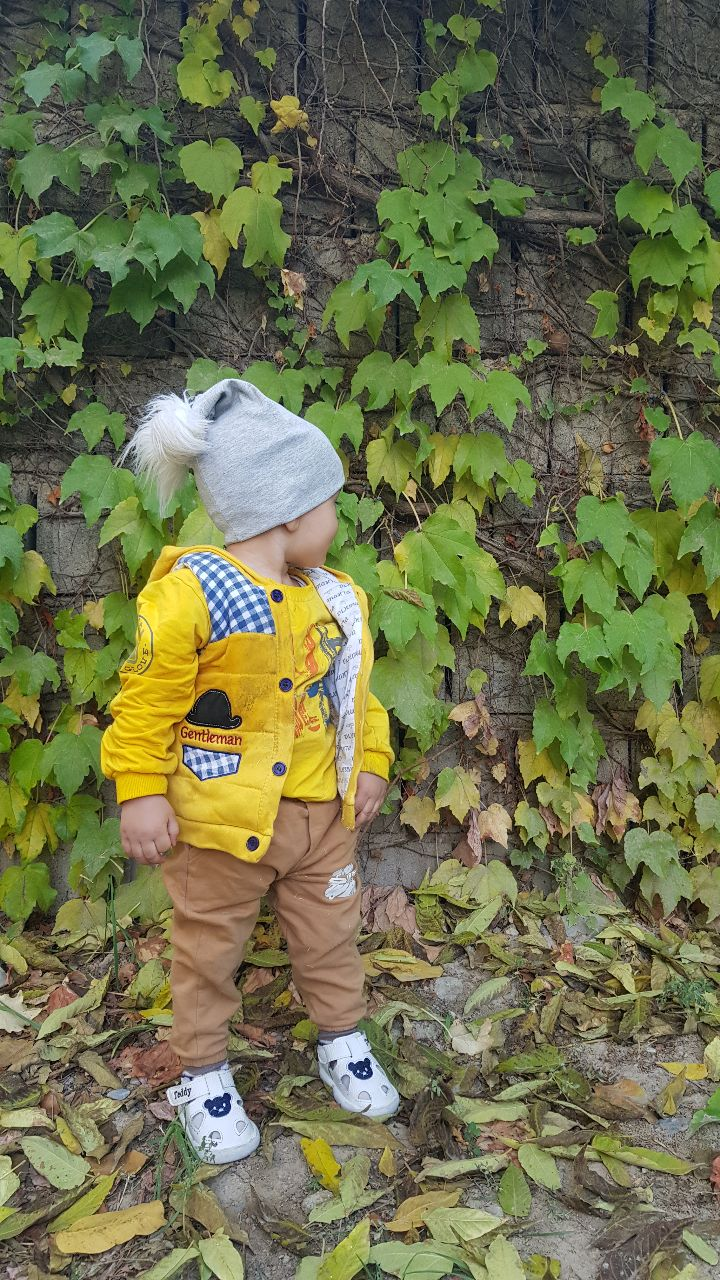
#> input picture datasets/raw/archive/hashtags/C-fZ60yCt_F.jpg, 720 x 1280 px
$ python -i face_filter.py   (imports and definitions only)
#> lines starting #> are read from the running program, lines starting #| are printed output that depends on the picture
"""Lightweight face-presence check for scraped Instagram images."""

from __future__ import annotations

from functools import lru_cache
from pathlib import Path

import numpy as np
from PIL import Image

_CASCADE_FILES = (
    "haarcascade_frontalface_default.xml",
    "haarcascade_frontalface_alt2.xml",
    "haarcascade_profileface.xml",
)


@lru_cache(maxsize=1)
def _face_cascades():
    import cv2

    loaded = []
    for name in _CASCADE_FILES:
        path = cv2.data.haarcascades + name
        cascade = cv2.CascadeClassifier(path)
        if cascade.empty():
            raise RuntimeError(f"failed to load OpenCV face cascade from {path}")
        loaded.append(cascade)
    return tuple(loaded)


def has_face(
    image_path: Path,
    *,
    min_size: int = 40,
    min_rel_area: float = 0.012,
) -> bool:
    """Return True if a face covers enough of the frame.

    Uses frontal and profile Haar cascades. ``min_rel_area`` still drops tiny
    false-positives on quote-cards / text graphics.
    """
#> called with min_size = 40, min_rel_area = 0.012
    import cv2

    with Image.open(image_path) as im:
#> im is the input picture: PIL image 720x1280 RGB; mean R, G, B 109.5, 112.8, 76.1
        rgb = np.asarray(im.convert("RGB"))
    gray = cv2.equalizeHist(cv2.cvtColor(rgb, cv2.COLOR_RGB2GRAY))
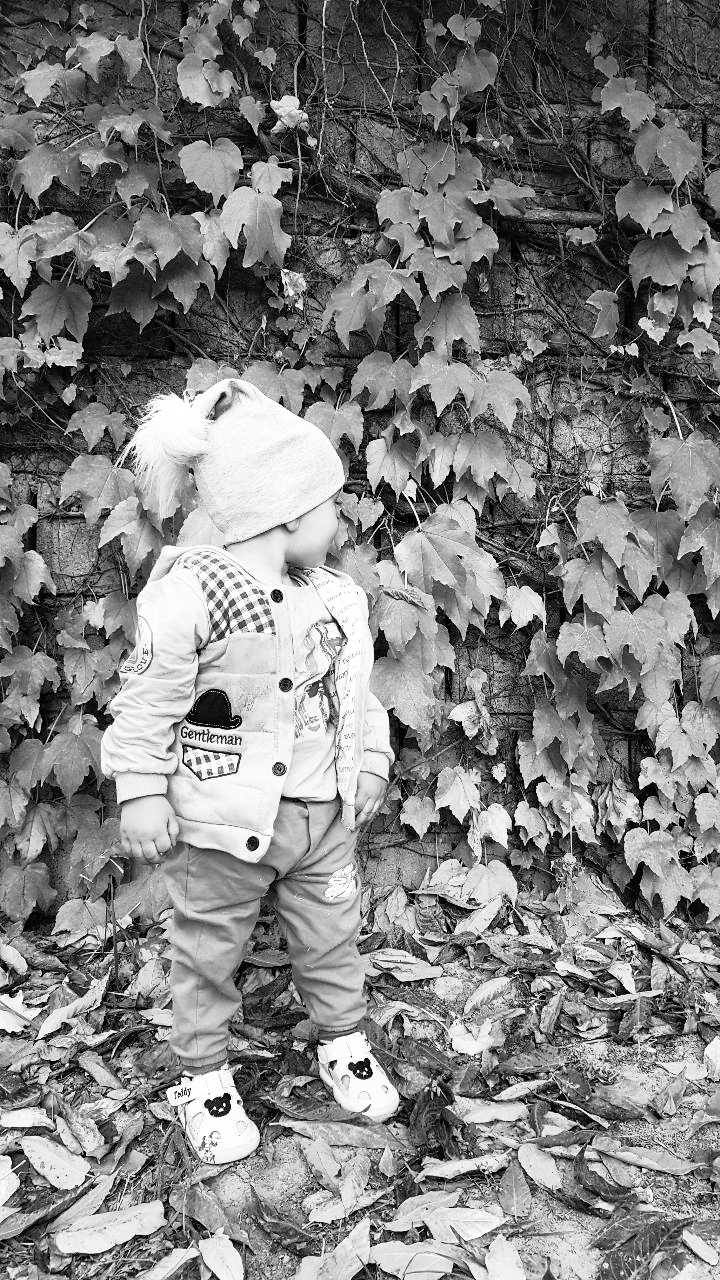
#> gray: shape (1280, 720); min 0, max 255, mean 128.3
    h, w = gray.shape[:2]
#> h = 1280; w = 720
    area = float(w * h) or 1.0
#> area = 921600
    min_px = max(24, int(min_size))
    for cascade in _face_cascades():
        faces = cascade.detectMultiScale(
            gray,
            scaleFactor=1.08,
            minNeighbors=3,
            minSize=(min_px, min_px),
        )
        if any((int(fw) * int(fh)) / area >= min_rel_area for _x, _y, fw, fh in faces):
            return True
    return False

>>> result = has_face('../../datasets/raw/archive/hashtags/C-fZ60yCt_F.jpg')

$ run again, on datasets/raw/archive/hashtags/C1hc-JioPtP.jpg
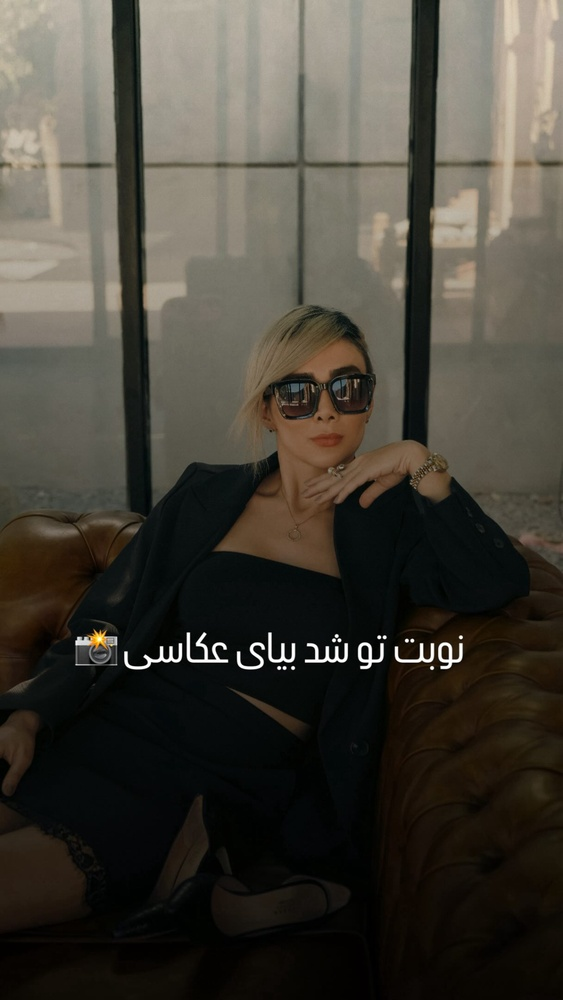
#> input picture datasets/raw/archive/hashtags/C1hc-JioPtP.jpg, 563 x 1000 px, shrunk from 1216 x 2160 before the run
#> in has_face, im is the input picture: PIL image 563x1000 RGB; mean R, G, B 70, 65.9, 56.9
#> in has_face, `gray = cv2.equalizeHist(cv2.cvtColor(rgb, cv2.COLOR_RGB2GRAY))`:
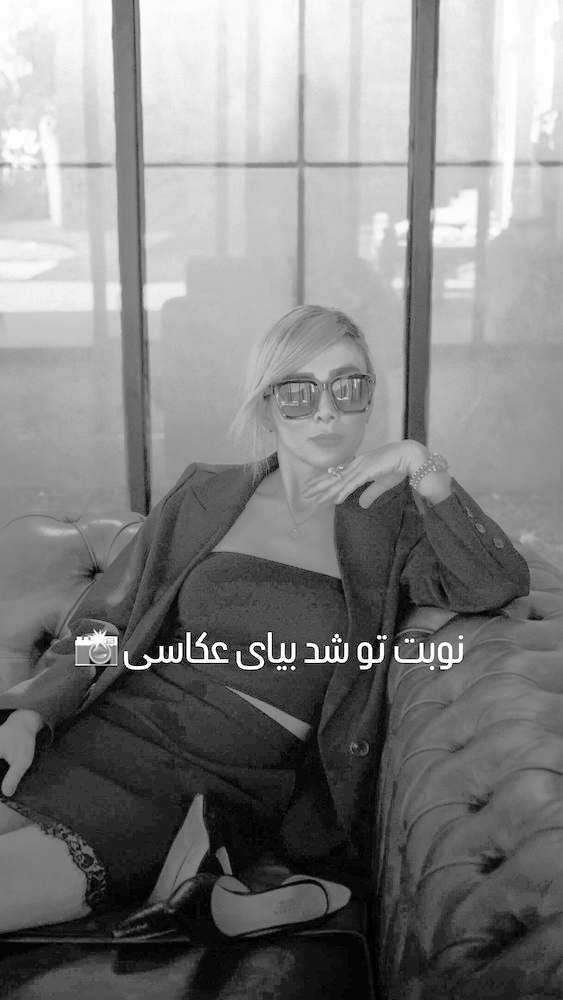
#> gray: shape (1000, 563); min 0, max 255, mean 128.9

$ run again, on datasets/raw/archive/hashtags/CYYfMPjoEDN.jpg
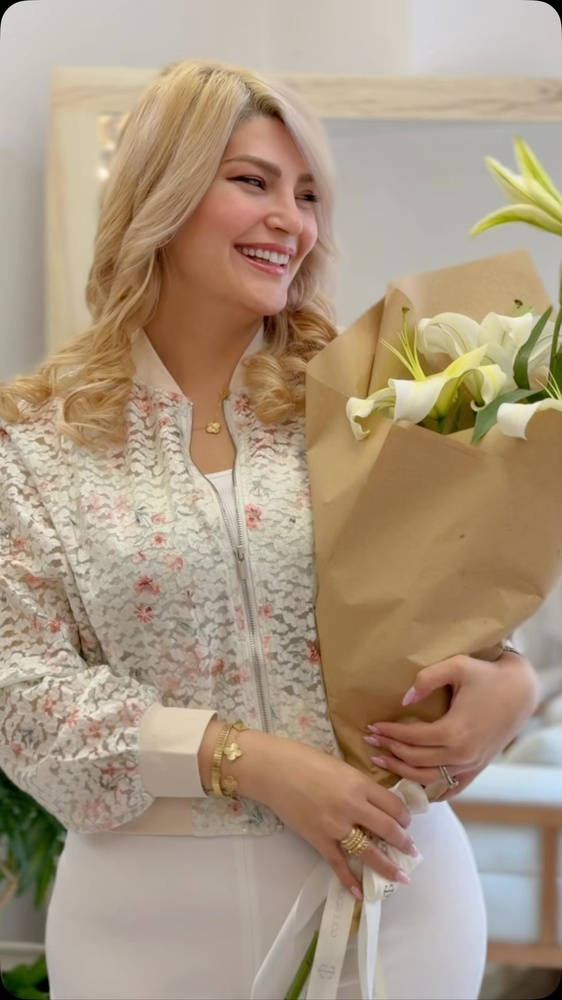
#> input picture datasets/raw/archive/hashtags/CYYfMPjoEDN.jpg, 562 x 1000 px, shrunk from 1320 x 2347 before the run
#> in has_face, im is the input picture: PIL image 562x1000 RGB; mean R, G, B 170.4, 151.6, 129.3
#> in has_face, `gray = cv2.equalizeHist(cv2.cvtColor(rgb, cv2.COLOR_RGB2GRAY))`:
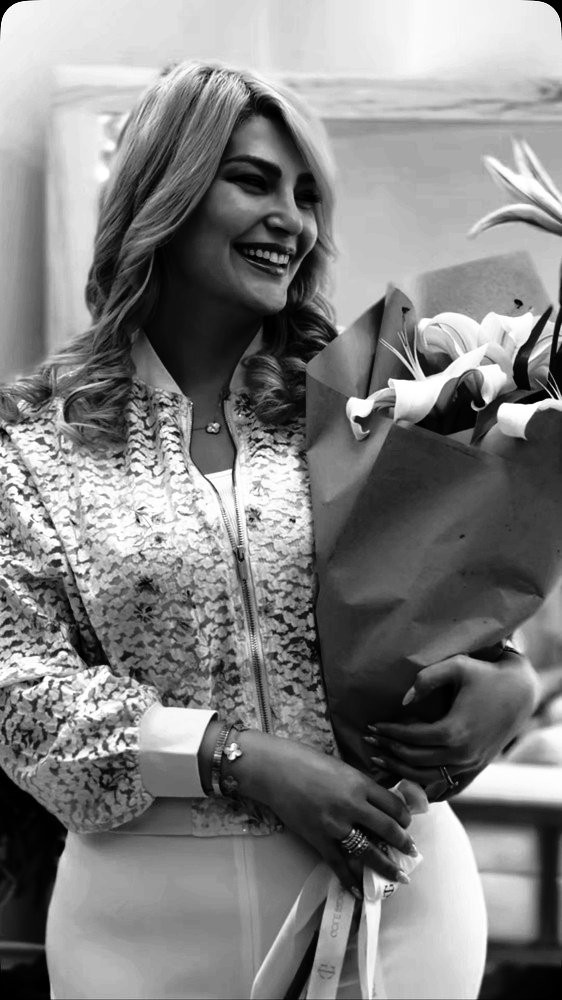
#> gray: shape (1000, 562); min 0, max 255, mean 128.5
